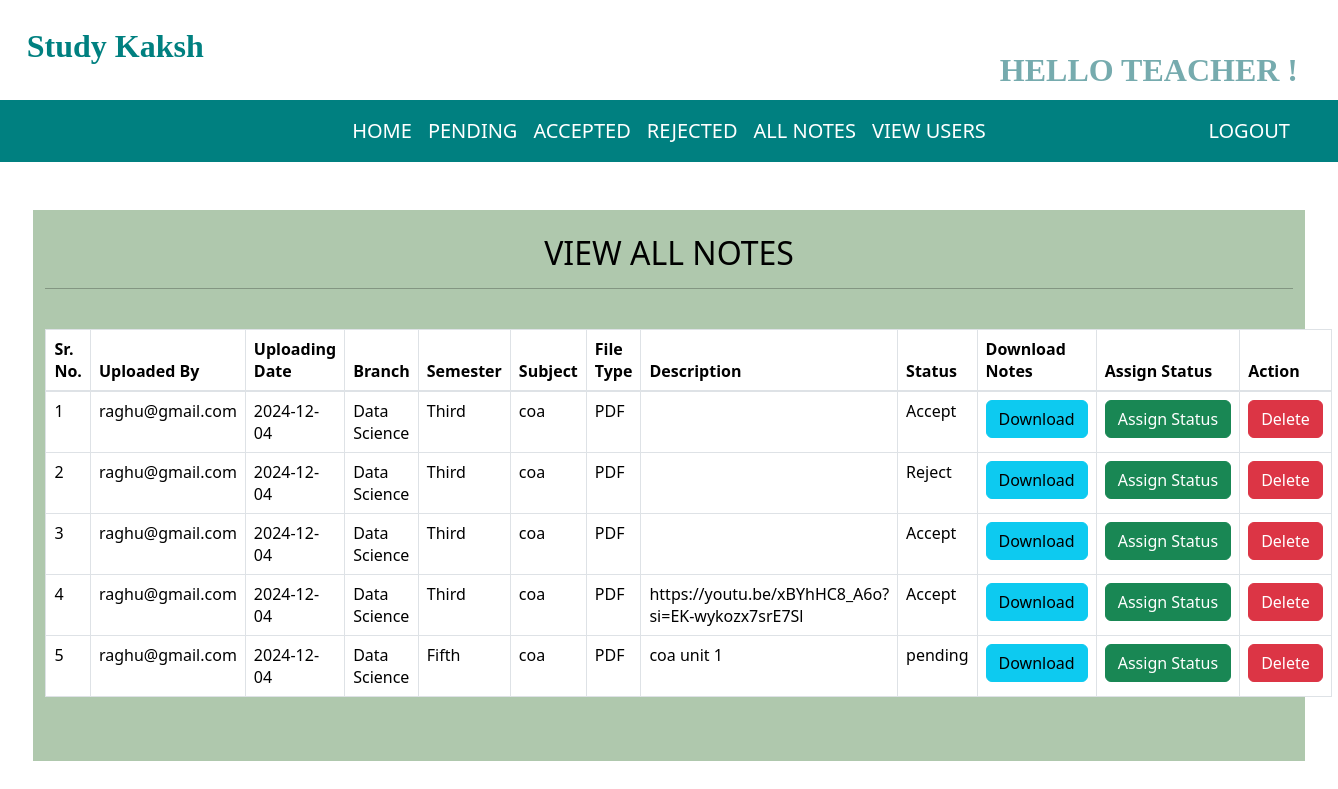
The app's page /all_notes (signed in) with its own data.
### notes/models.py (models this page shows, shortened)
class Notes(models.Model):
    user = models.ForeignKey(User, on_delete=models.CASCADE)
    uploadingdate = models.CharField(max_length=30)
    branch = models.CharField(max_length=30)
    semester = models.CharField(max_length=30)
    subject = models.CharField(max_length=30)
    notesfile = models.FileField(null=True)
    filetype = models.CharField(max_length=30)
    description = models.CharField(max_length=200, null=True)
    status = models.CharField(max_length=15)

### notes/views.py (the view)
# urls.py: path('all_notes', all_notes, name='all_notes'),
def all_notes(request):
    if not request.user.is_authenticated:
        return redirect('login_teacher')
    notes = Notes.objects.all()
    d = {'notes': notes}
    return render(request, 'all_notes.html', d)

### notes/templates/all_notes.html (shortened to what this page needs)
{% extends 'teacher_nav.html' %}
{% load static %}
{% block body %}
<link href=" https://cdnjs.cloudflare.com/ajax/libs/twitter-bootstrap/5.3.0/css/bootstrap.min.css" rel="stylesheet">
<link href="https://cdn.datatables.net/2.0.2/css/dataTables.bootstrap5.css" rel="stylesheet">
<div class="container-fluid mt-5" style="background-color : AFC8AD ;width: 95%;"><br>
    <H2 class="text-center" style="color:black">VIEW ALL NOTES</H2>
    <hr>
    <br>
    <table class="table table-bordered" id="example">
        <thead>
        <tr>
            <th>Sr. No.</th>
            <th>Uploaded By</th>
            <th>Uploading Date</th>
            <th>Branch</th>
            <th>Semester</th>
            <th>Subject</th>
            <th>File Type</th>
            <th>Description</th>
            <th>Status</th>
            <th>Download Notes</th>
            <th>Assign Status</th>
            <th>Action</th>
        </tr>
        </thead>
        <tbody>
        {% for i in notes%}
        <tr>
            <td>{{forloop.counter}}</td>
            <td>{{i.user.username}}</td>
            <td>{{i.uploadingdate}}</td>
            <td>{{i.branch}}</td>
            <td>{{i.semester}}</td>
            <td>{{i.subject}}</td>
            <td>{{i.filetype}}</td>
            <td>{{i.description}}</td>
            <td>{{i.status}}</td>
            <td><a class="btn btn-info" download href="{{i.notesfile.url}}">Download</a></td>
            <td><a class="btn btn-success" href="{% url 'assign_status' i.id %}">Assign&nbsp;Status</a></td>
            <td><a class="btn btn-danger" href="{% url 'delete_notes' i.id %}"
                   onclick="return confirm('Are you sure...?')">Delete</a></td>
        </tr>
        {% endfor %}
        </tbody>
    </table>
    <br><br>
</div>
{% endblock %}

### notes/templates/all_notes.html (style rules this page uses)
body { background-color: #white; color: black; }
hr { border-color: black; }
.table th, .table td { color: black; }

### records on screen
Notes: user.username "raghu@gmail.com", uploadingdate "2024-12-04", branch "Data Science", semester "Third", subject "coa", filetype "PDF", status "Accept"
Notes: user.username "raghu@gmail.com", uploadingdate "2024-12-04", branch "Data Science", semester "Third", subject "coa", filetype "PDF", status "Reject"
Notes: user.username "raghu@gmail.com", uploadingdate "2024-12-04", branch "Data Science", semester "Third", subject "coa", filetype "PDF", status "Accept"
Notes: user.username "raghu@gmail.com", uploadingdate "2024-12-04", branch "Data Science", semester "Third", subject "coa", filetype "PDF", description "https://youtu.be/xBYhHC8_A6o?si=EK-wykozx7srE7Sl", status "Accept"
Notes: user.username "raghu@gmail.com", uploadingdate "2024-12-04", branch "Data Science", semester "Fifth", subject "coa", filetype "PDF", description "coa unit 1", status "pending"
